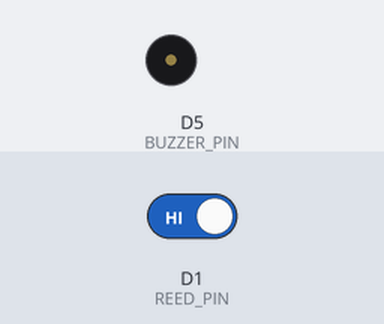
A sketch run on a simulated ESP8266 (NodeMCU). On the bench: buzzer (waves = sounding). Inputs (shaded band) come from the test bench; at power-on: D1 (REED_PIN) HIGH.

Above: at 1.2 s.
1.3 s: D1 (REED_PIN) driven LOW
At 6.45 s:
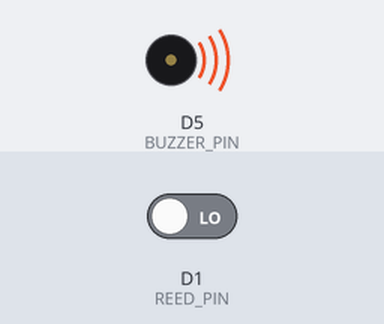
Timing chart, 0 to 8.2 s (numbered marks = the images above; inputs shaded):
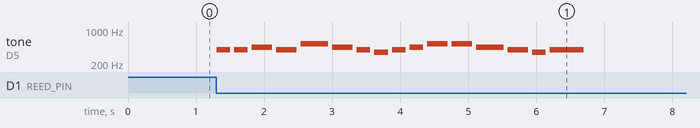

Measured:
- after the input at 1.3 s, tone on D5 (BUZZER_PIN): plays 392 Hz for 0.20 s, 392 Hz for 0.20 s, 440 Hz for 0.30 s, 392 Hz for 0.30 s, 523 Hz for 0.40 s, 440 Hz for 0.30 s … (16 notes in this stretch), starting at once

The sketch:

Buzzer_test1.ino
```cpp
#define BUZZER_PIN D5
#define REED_PIN   D1

#define NOTE_C4  262
#define NOTE_D4  294
#define NOTE_E4  330
#define NOTE_F4  349
#define NOTE_G4  392
#define NOTE_A4  440
#define NOTE_C5  523

int melodi[] = {
  NOTE_G4, NOTE_G4, NOTE_A4, NOTE_G4,
  NOTE_C5, NOTE_A4, NOTE_G4, NOTE_F4,
  NOTE_G4, NOTE_A4, NOTE_C5, NOTE_C5,
  NOTE_A4, NOTE_G4, NOTE_F4, NOTE_G4
};

int sureler[] = {
  200, 200, 300, 300,
  400, 300, 200, 200,
  200, 200, 300, 300,
  400, 300, 200, 500
};

int notaSayisi = sizeof(melodi) / sizeof(melodi[0]);

bool dahaOnceTetiklendi = false;

void melodyCal() {
  for (int i = 0; i < notaSayisi; i++) {
    tone(BUZZER_PIN, melodi[i]);
    delay(sureler[i]);

    noTone(BUZZER_PIN);
    delay(60);
  }

  noTone(BUZZER_PIN);
  digitalWrite(BUZZER_PIN, LOW);
}

void setup() {
  pinMode(BUZZER_PIN, OUTPUT);
  pinMode(REED_PIN, INPUT);

  noTone(BUZZER_PIN);
  digitalWrite(BUZZER_PIN, LOW);
}

void loop() {
  int durum = digitalRead(REED_PIN);

  if (durum == LOW && dahaOnceTetiklendi == false) {
    dahaOnceTetiklendi = true;
    melodyCal();
  }

  if (durum == HIGH) {
    dahaOnceTetiklendi = false;
  }

  delay(20);
}
```
